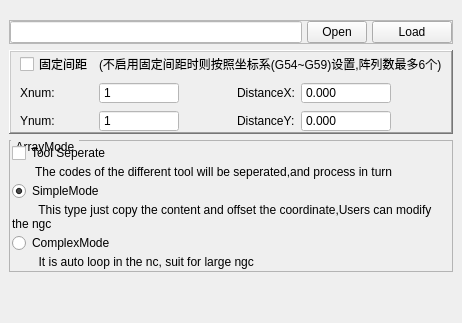
               <widget class="QWidget" name="array">
                <attribute name="title">
                 <string>Array</string>
                </attribute>
                <layout class="QHBoxLayout" name="horizontalLayout_5" stretch="0">
                 <property name="spacing">
                  <number>2</number>
                 </property>
                 <property name="leftMargin">
                  <number>0</number>
                 </property>
                 <property name="rightMargin">
                  <number>0</number>
                 </property>
                 <property name="bottomMargin">
                  <number>2</number>
                 </property>
                 <item>
                  <widget class="QWidget" name="widget_3" native="true">
                   <layout class="QVBoxLayout" name="verticalLayout_23">
                    <item>
                     <widget class="QFrame" name="frame_14">
                      <property name="frameShape">
                       <enum>QFrame::StyledPanel</enum>
                      </property>
                      <property name="frameShadow">
                       <enum>QFrame::Raised</enum>
                      </property>
                      <layout class="QHBoxLayout" name="horizontalLayout_19" stretch="6,1,0">
                       <property name="spacing">
                        <number>5</number>
                       </property>
                       <property name="leftMargin">
                        <number>0</number>
                       </property>
                       <property name="topMargin">
                        <number>0</number>
                       </property>
                       <property name="rightMargin">
                        <number>0</number>
                       </property>
                       <property name="bottomMargin">
                        <number>0</number>
                       </property>
                       <item>
                        <widget class="QLineEdit" name="arrayPath">
                         <property name="styleSheet">
                          <string notr="true">background-color: rgb(255, 255, 255);</string>
                         </property>
                        </widget>
                       </item>
                       <item>
                        <widget class="QPushButton" name="arrayOpen">
                         <property name="minimumSize">
                          <size>
                           <width>60</width>
                           <height>0</height>
                          </size>
                         </property>
                         <property name="maximumSize">
                          <size>
                           <width>60</width>
                           <height>16777215</height>
                          </size>
                         </property>
                         <property name="text">
                          <string>Open</string>
                         </property>
                        </widget>
                       </item>
                       <item>
                        <widget class="QPushButton" name="arrayBuild">
                         <property name="minimumSize">
                          <size>
                           <width>60</width>
                           <height>0</height>
                          </size>
                         </property>
                         <property name="text">
                          <string>Load</string>
                         </property>
                        </widget>
                       </item>
                      </layout>
                     </widget>
                    </item>
                    <item>
                     <widget class="QFrame" name="frame_15">
                      <property name="frameShape">
                       <enum>QFrame::WinPanel</enum>
                      </property>
                      <property name="frameShadow">
                       <enum>QFrame::Raised</enum>
                      </property>
                      <layout class="QHBoxLayout" name="horizontalLayout_20">
                       <property name="spacing">
                        <number>0</number>
                       </property>
                       <property name="leftMargin">
                        <number>0</number>
                       </property>
                       <property name="topMargin">
                        <number>0</number>
                       </property>
                       <property name="rightMargin">
                        <number>0</number>
                       </property>
                       <property name="bottomMargin">
                        <number>0</number>
                       </property>
                       <item>
                        <layout class="QGridLayout" name="gridLayout">
                         <property name="leftMargin">
                          <number>9</number>
                         </property>
                         <property name="rightMargin">
                          <number>9</number>
                         </property>
                         <property name="spacing">
                          <number>6</number>
                         </property>
                         <item row="1" column="4">
                          <widget class="QDoubleSpinBox" name="arrayXdistance">
                           <property name="minimumSize">
                            <size>
                             <width>90</width>
                             <height>0</height>
                            </size>
                           </property>
                           <property name="styleSheet">
                            <string notr="true">background-color: rgb(255, 255, 255);</string>
                           </property>
                           <property name="buttonSymbols">
                            <enum>QAbstractSpinBox::NoButtons</enum>
                           </property>
                           <property name="decimals">
                            <number>3</number>
                           </property>
                           <property name="minimum">
                            <double>-10000.000000000000000</double>
                           </property>
                           <property name="maximum">
                            <double>10000.000000000000000</double>
                           </property>
                          </widget>
                         </item>
                         <item row="1" column="1">
                          <widget class="QSpinBox" name="arrayColumns">
                           <property name="minimumSize">
                            <size>
                             <width>80</width>
                             <height>0</height>
                            </size>
                           </property>
                           <property name="styleSheet">
                            <string notr="true">background-color: rgb(255, 255, 255);</string>
                           </property>
                           <property name="buttonSymbols">
                            <enum>QAbstractSpinBox::NoButtons</enum>
                           </property>
                           <property name="minimum">
                            <number>1</number>
                           </property>
                          </widget>
                         </item>
                         <item row="1" column="3">
                          <widget class="QLabel" name="label_4">
                           <property name="text">
                            <string>DistanceX:</string>
                           </property>
                          </widget>
                         </item>
                         <item row="2" column="3">
                          <widget class="QLabel" name="label_5">
                           <property name="text">
                            <string>DistanceY:</string>
                           </property>
                          </widget>
                         </item>
                         <item row="2" column="1">
                          <widget class="QSpinBox" name="arrayRows">
                           <property name="minimumSize">
                            <size>
                             <width>80</width>
                             <height>0</height>
                            </size>
                           </property>
                           <property name="styleSheet">
                            <string notr="true">background-color: rgb(255, 255, 255);</string>
                           </property>
                           <property name="buttonSymbols">
                            <enum>QAbstractSpinBox::NoButtons</enum>
                           </property>
                           <property name="minimum">
                            <number>1</number>
                           </property>
                          </widget>
                         </item>
                         <item row="2" column="4">
                          <widget class="QDoubleSpinBox" name="arrayYdistqance">
                           <property name="minimumSize">
                            <size>
                             <width>90</width>
                             <height>0</height>
                            </size>
                           </property>
                           <property name="styleSheet">
                            <string notr="true">background-color: rgb(255, 255, 255);</string>
                           </property>
                           <property name="buttonSymbols">
                            <enum>QAbstractSpinBox::NoButtons</enum>
                           </property>
                           <property name="decimals">
                            <number>3</number>
                           </property>
                           <property name="minimum">
                            <double>-10000.000000000000000</double>
                           </property>
                           <property name="maximum">
                            <double>10000.000000000000000</double>
                           </property>
                          </widget>
                         </item>
                         <item row="2" column="0">
                          <widget class="QLabel" name="label_3">
                           <property name="text">
                            <string>Ynum:</string>
                           </property>
                          </widget>
                         </item>
                         <item row="1" column="2">
                          <spacer name="horizontalSpacer_4">
                           <property name="orientation">
                            <enum>Qt::Horizontal</enum>
                           </property>
                           <property name="sizeHint" stdset="0">
                            <size>
                             <width>40</width>
                             <height>20</height>
                            </size>
                           </property>
                          </spacer>
                         </item>
                         <item row="1" column="0">
                          <widget class="QLabel" name="label">
                           <property name="text">
                            <string>Xnum:</string>
                           </property>
                          </widget>
                         </item>
                         <item row="1" column="5">
                          <spacer name="horizontalSpacer_8">
                           <property name="orientation">
                            <enum>Qt::Horizontal</enum>
                           </property>
                           <property name="sizeHint" stdset="0">
                            <size>
                             <width>40</width>
                             <height>20</height>
                            </size>
                           </property>
                          </spacer>
                         </item>
                         <item row="0" column="0">
                          <widget class="QCheckBox" name="useDistance">
                           <property name="text">
                            <string>固定间距</string>
                           </property>
                          </widget>
                         </item>
                         <item row="0" column="1" colspan="5">
                          <widget class="QLabel" name="label_21">
                           <property name="text">
                            <string>(不启用固定间距时则按照坐标系(G54~G59)设置,阵列数最多6个)</string>
                           </property>
                          </widget>
                         </item>
                        </layout>
                       </item>
                      </layout>
                     </widget>
                    </item>
                    <item>
                     <widget class="QGroupBox" name="groupBox_2">
                      <property name="styleSheet">
                       <string notr="true">QGroupBox {
					border-width:1px;
					border-style:solid;
					border-color:rgb(180,180,180);
					margin-top:3ex
				}

				QGroupBox::title {
					subcontrol-origin: margin;
					subcontrol-position:top left;
					left:2px;
					margin-left: 0px;
					padding:0 3px;

				}</string>
                      </property>
                      <property name="title">
                       <string>ArrayMode</string>
                      </property>
                      <property name="flat">
                       <bool>false</bool>
                      </property>
                      <layout class="QVBoxLayout" name="verticalLayout_12">
                       <property name="spacing">
                        <number>2</number>
                       </property>
                       <property name="leftMargin">
                        <number>2</number>
                       </property>
                       <property name="topMargin">
                        <number>2</number>
                       </property>
                       <property name="rightMargin">
                        <number>2</number>
                       </property>
                       <property name="bottomMargin">
                        <number>2</number>
                       </property>
                       <item>
                        <widget class="QCheckBox" name="toolSeperate">
                         <property name="styleSheet">
                          <string notr="true"/>
                         </property>
                         <property name="text">
                          <string>Tool Seperate</string>
                         </property>
                        </widget>
                       </item>
                       <item>
                        <widget class="QLabel" name="label_33">
                         <property name="text">
                          <string>       The codes of the different tool will be seperated,and process in turn</string>
                         </property>
                         <property name="scaledContents">
                          <bool>true</bool>
                         </property>
                         <property name="wordWrap">
                          <bool>true</bool>
                         </property>
                        </widget>
                       </item>
                       <item>
                        <widget class="QRadioButton" name="arraysimple">
                         <property name="text">
                          <string>SimpleMode</string>
                         </property>
                         <property name="checked">
                          <bool>true</bool>
                         </property>
                        </widget>
                       </item>
                       <item>
                        <widget class="QLabel" name="label_28">
                         <property name="text">
                          <string>        This type just copy the content and offset the coordinate,Users can modify the ngc</string>
                         </property>
                         <property name="wordWrap">
                          <bool>true</bool>
                         </property>
                        </widget>
                       </item>
                       <item>
                        <widget class="QRadioButton" name="arraycomplex">
                         <property name="text">
                          <string>ComplexMode</string>
                         </property>
                        </widget>
                       </item>
                       <item>
                        <widget class="QLabel" name="label_31">
                         <property name="text">
                          <string>        It is auto loop in the nc, suit for large ngc</string>
                         </property>
                        </widget>
                       </item>
                      </layout>
                     </widget>
                    </item>
                    <item>
                     <spacer name="verticalSpacer_2">
                      <property name="orientation">
                       <enum>Qt::Vertical</enum>
                      </property>
                      <property name="sizeHint" stdset="0">
                       <size>
                        <width>20</width>
                        <height>40</height>
                       </size>
                      </property>
                     </spacer>
                    </item>
                   </layout>
                  </widget>
                 </item>
                </layout>
               </widget>
